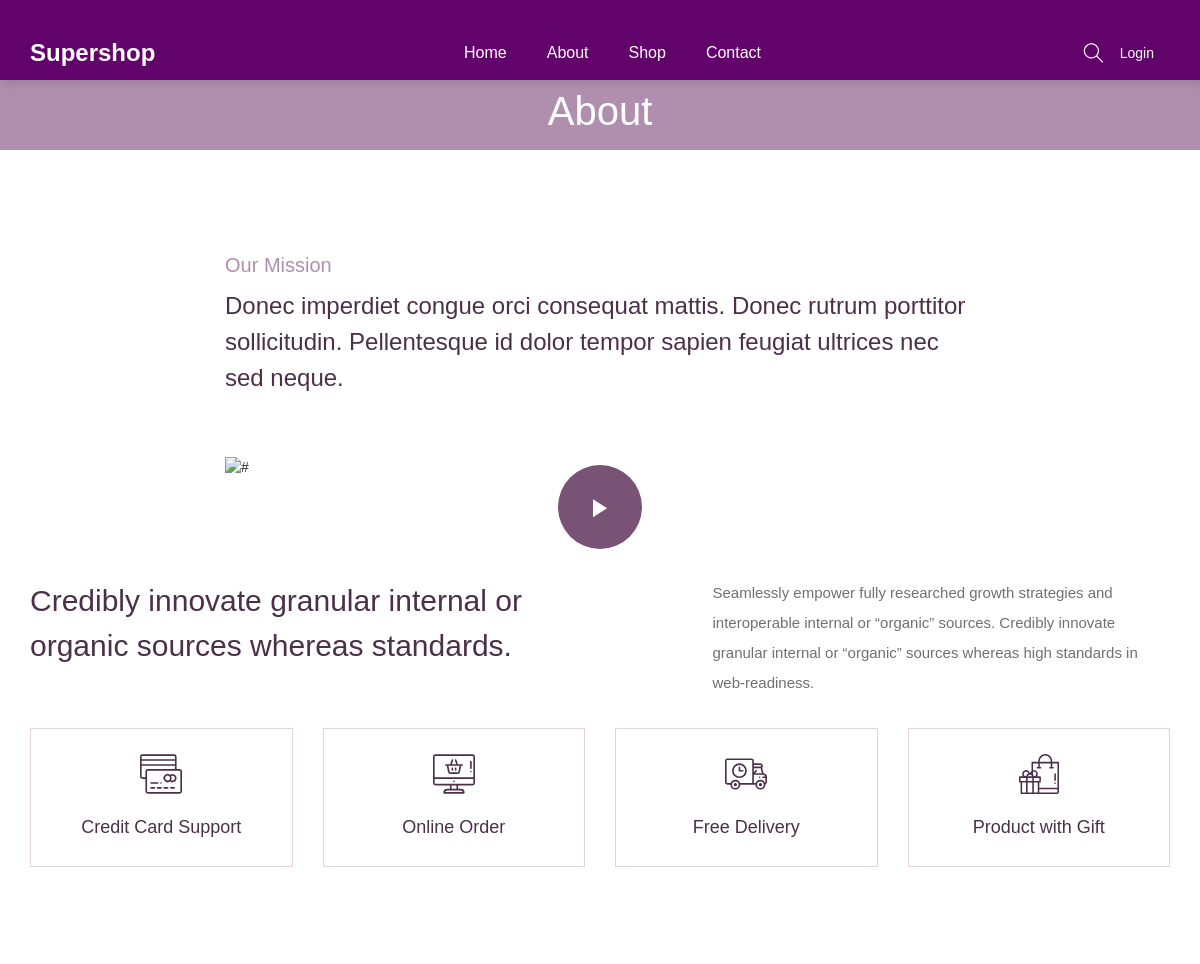
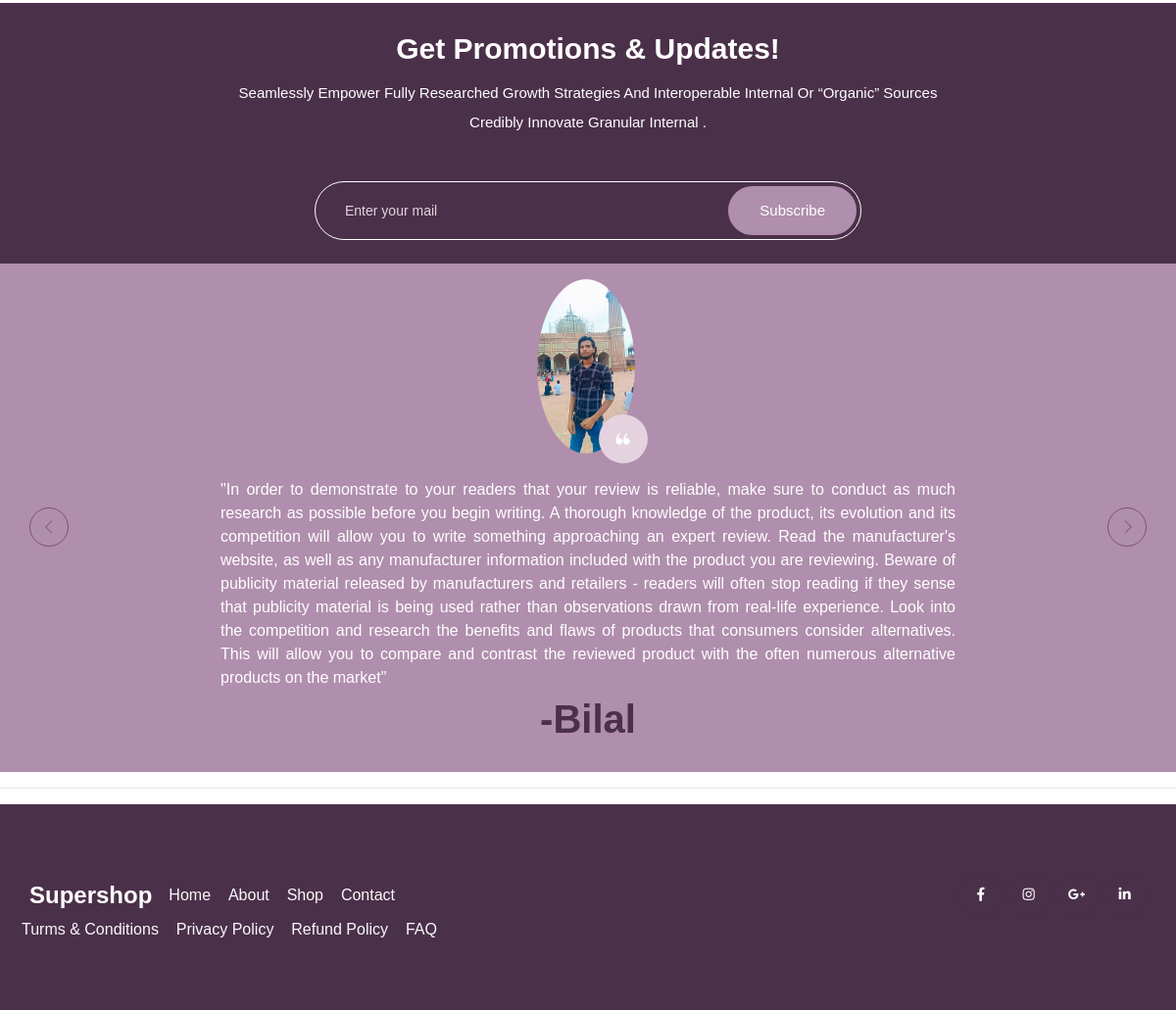
The page /about/ on the database its author committed (2 pictures, top to bottom).
### mainapp/models.py (models this page shows, shortened)
class Testimonial(models.Model):
    id = models.AutoField(primary_key=True)
    name=models.CharField(max_length=20)
    message=models.TextField()
    pic= models.ImageField(upload_to="upload/testimonial")

### mainapp/views.py (the view)
# urls.py: path('about/',mainapp.aboutpage,name='about'),
def aboutpage(Request):
    testimonial=Testimonial.objects.all().order_by("-id")
    return render(Request,'about.html',{'testimonial':testimonial})

### mainapp/templates/about.html (shortened to what this page needs)
{% extends "index.html" %}
{% load static %}
{% block body %}
    <section class="breadcrumb_part">
        <div class="container">
            <div class="row">
                <div class="col-lg-12">
                    <div class="breadcrumb_iner">
                        <h2>About</h2>
                    </div>
                </div>
            </div>
        </div>
    </section>
    <section class="about_us padding_top">
        <div class="container">
            <div class="row justify-content-center">
                <div class="col-lg-8">
                    <div class="about_us_content">
                        <h5>Our Mission</h5>
                        <h3>Donec imperdiet congue orci consequat mattis. Donec rutrum porttitor sollicitudin. Pellentesque id dolor tempor sapien feugiat ultrices nec sed neque.</h3>
                        <div class="about_us_video">
                            <img src="{% static 'img/about_us_video.png' %}" alt="#" class="img-fluid">
                            <a class="about_video_icon popup-youtube" href="https://www.youtube.com/watch?v=DWHB6nTyKDI"></a>
                        </div>
                    </div>
                </div>
            </div>
        </div>
    </section>
    <section class="feature_part section_padding">
        <div class="container">
            <div class="row justify-content-between">
                <div class="col-lg-6">
                    <div class="feature_part_tittle">
                        <h3>Credibly innovate granular
                        internal or organic sources
                        whereas standards.</h3>
                    </div>
                </div>
                <div class="col-lg-5">
                    <div class="feature_part_content">
                        <p>Seamlessly empower fully researched growth strategies and interoperable internal or “organic” sources. Credibly innovate granular internal or “organic” sources whereas high standards in web-readiness.</p>
                    </div>
                </div>
            </div>
            <div class="row justify-content-center">
                <div class="col-lg-3 col-sm-6">
                    <div class="single_feature_part">
                        <img src="{% static 'img/icon/feature_icon_1.svg' %}" alt="#">
                        <h4>Credit Card Support</h4>
                    </div>
                </div>
                <div class="col-lg-3 col-sm-6">
                    <div class="single_feature_part">
                        <img src="{% static 'img/icon/feature_icon_2.svg' %}" alt="#">
                        <h4>Online Order</h4>
                    </div>
                </div>
                <div class="col-lg-3 col-sm-6">
                    <div class="single_feature_part">
                        <img src="{% static 'img/icon/feature_icon_3.svg' %}" alt="#">
                        <h4>Free Delivery</h4>
                    </div>
                </div>
                <div class="col-lg-3 col-sm-6">
                    <div class="single_feature_part">
                        <img src="{% static 'img/icon/feature_icon_4.svg' %}" alt="#">
                        <h4>Product with Gift</h4>
                    </div>
                </div>
            </div>
        </div>
    </section>
    <section class="subscribe_part p-4">
        <div class="container">
            <div class="row justify-content-center">
                <div class="col-lg-8">
                    <div class="subscribe_part_content">
                        <h2 class="text-capitalize">Get promotions & updates!</h2>
                        <p class="text-capitalize">Seamlessly empower fully researched growth strategies and interoperable internal or “organic” sources credibly innovate granular internal .</p>
                        <form action="{% url 'newslatter-subscribe' %}" method="post">
                            <div class="subscribe_form">
                                <input type="email" name="email" placeholder="Enter your mail" required>
                                <button type="submit" class="btn_1">Subscribe</button>
                            </div>
                        </form>
                    </div>
                </div>
            </div>
        </div>
    </section>
    <section class="client_review py-3">
        <div class="container">
            <div class="row justify-content-center">
                <div class="col-lg-8">
                    <div class="client_review_slider owl-carousel">
                        {% for item in testimonial %}
                        <div class="single_client_review">
                            <div class="client_img mb-3">
                                <img src="{{item.pic.url}}" alt="#" class="img-fluid">
                            </div>
                            <h5 class="text-justify">"{{item.message}}"</h5>
                            <h2 class="text-capitalize">-{{item.name}}</h2>
                        </div>
                       {% endfor %}
                    </div>
                </div>
            </div>
        </div>
    </section>
{% endblock %}

### mainapp/templates/about.html (style rules this page uses)
.client_review { background-size: contain; background-repeat: no-repeat; background-position: center; }
.client_img img { max-width: 100px; height: auto; }

### rows shown on the page
Testimonial: pic (picture), message "In order to demonstrate to your readers that your review is reliable, make sure to conduct as much research as possible before you begin writing. A thorough knowledge of the product, its evolution and its competition will allow you to write something approaching an expert review. Read the manufacturer's website, as well as any manufacturer information included with the product you are reviewing. Beware of publicity material released by manufacturers and retailers - readers will often stop reading if they sense that publicity material is being used rather than observations drawn from real-life experience. Look into the competition and research the benefits and flaws of products that…", name "Bilal"
